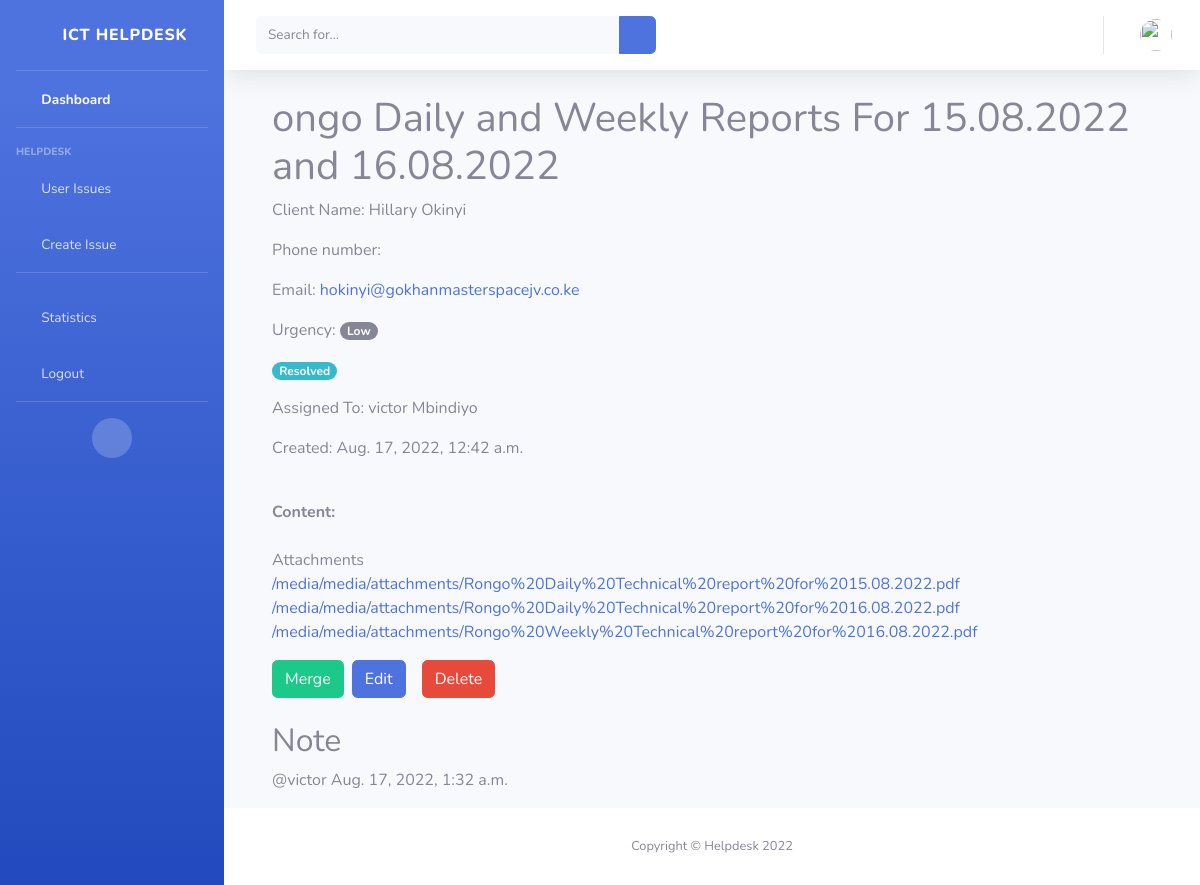
The page /ticket-detail/104/ (signed in) on the database its author committed.
### ticketapp/models.py (models this page shows, shortened)
class Ticket(models.Model):
    TICKET_SECTIONS = (
        ('Software', 'Software'),
        ('Hardware', 'Hardware'),
        ('Applications', 'Applications'),
        ('Infrastructure and Networking', 'Infrastructure and Networking'),
        ('Database', 'Database'),
        ('Technical', 'Technical'),
        ('HR', 'HR'),
        ('Administration', 'Administration'),
        ('Transport', 'Transport'),
        ('General', 'General'),
    )
    TICKET_URGENCY = (
        ('Low', 'Low'),
        ('Medium', 'Medium'),
        ('High', 'High'),
        ('Urgent', 'Urgent'),
    )
    TICKET_STATUSES = (
        ('Pending', 'Pending'),
        ('Resolved', 'Resolved'),
        ('Unsolved', 'Unsolved'),
    )
    user = models.ForeignKey(
        User, on_delete=models.CASCADE, null=True, blank=True)
    ticket_id = models.CharField(max_length=8, unique=True, blank=True)
    title = models.CharField(max_length=500)
    issue_description = models.TextField(max_length=25000)
    customer_full_name = models.CharField(
        max_length=200, null=True, blank=True)
    customer_phone_number = models.CharField(
        max_length=20, null=True, blank=True)
    customer_email = models.EmailField(
        max_length=40, default='info@tdbsoft.co.ke')
    ticket_section = models.CharField(
        max_length=30, choices=TICKET_SECTIONS, null=True, blank=True, default='General')
    ticket_priority = models.CharField(
        max_length=100, null=True, blank=True, default="Low")
    completed_status = models.BooleanField(default=False)
    assigned_to = models.ForeignKey(
        User, on_delete=models.CASCADE, related_name='assigned_to', null=True, blank=True)
    resolved_by = models.ForeignKey(
        User, on_delete=models.CASCADE, related_name='resolved_by', null=True, blank=True)
    created_date = models.DateTimeField(auto_now_add=True, null=True)
    resolved_date = models.DateTimeField(null=True, blank=True)

class MediaFiles(models.Model):
    ticket = models.ForeignKey(
        'Ticket', on_delete=models.CASCADE, null=True, blank=True)
    file = models.FileField(upload_to='attachments')
    def __str__(self):
        return self.file.url or None
    class Meta:
        verbose_name_plural = 'Attachments'

class Comment(models.Model):
    ticket = models.ForeignKey(Ticket, on_delete=models.CASCADE)
    user = models.ForeignKey(User, on_delete=models.CASCADE)
    text = models.CharField(max_length=500)
    created_date = models.DateTimeField(null=True, auto_now_add=True)

### ticketapp/views.py (the view)
class TicketDetailView(LoginRequiredMixin, generic.DetailView):
    model = Ticket
    def get_context_data(self, **kwargs):
        context = super().get_context_data(**kwargs)
        context['comments'] = Comment.objects.filter(
            ticket=self.get_object()).order_by('-created_date')
        return context

### ticketapp/templates/ticketapp/ticket_detail.html (shortened to what this page needs)
{% extends 'ticketapp/base.html' %} {% block content %}
<div class="container">
  <h1>{{object.title}}</h1>
  <p>Client Name: {{object.customer_full_name}}</p>
  <p>Phone number: {{object.customer_phone_number}}</p>
  <p>
    Email:
    <a href="mailto:{{object.customer_email}}">{{object.customer_email}}</a>
  </p>
  <p>
    Urgency:
    <span
      class="badge badge-pill {% if object.ticket_priority == 'Urgent' %} bg-danger {% elif object.ticket_priority == 'Medium' %} bg-warning {% else %} bg-secondary {% endif %} text-white"
      >{{object.ticket_priority}}</span
    >
  </p>
  {% if object.completed_status %}
  <p class="badge badge-pill bg-info text-white">Resolved</p>
  {% else %}
  <p class="badge badge-pill bg-danger text-white">Unresolved</p>
  {% endif %}
  <p>
    Assigned To:
    {{object.assigned_to.username}}&nbsp;{{object.assigned_to.last_name}}
  </p>
  <p>Created: {{object.created_date}}</p>
  <br />
  <p>
    <b>Content:</b><br />{{object.issue_description}}
    <br />
    {% if object.mediafiles_set.all|length > 0 %}
    <span
      >Attachments <br />{% for item in object.mediafiles_set.all %}
      <a href="{{item}}" class="img-fluid">{{item}}</a>
      {% endfor %}
    </span>
    {% endif %}
  </p>
</div>
<div class="container d-flex mt-2">
  {% if user.is_staff %} {% if object.completed_status != True %}
  <button
    type="button"
    class="btn btn-success"
    data-bs-toggle="modal"
    data-bs-target="#markResolvedModal"
  >
    Ressolve
  </button>
  {% elif object.completed_status == True %}
  <button
    type="button"
    class="btn btn-success"
    data-bs-toggle="modal"
    data-bs-target="#markResolvedModal"
  >
    Merge
  </button>
  {% endif %} {% endif %}
  <a
    href="{% url 'ticketapp:update-ticket' pk=object.pk %}"
    class="btn btn-primary mx-2"
    >Edit</a
  >
  <a
    href="{% url 'ticketapp:delete-ticket' pk=object.pk %}"
    class="btn btn-danger mx-2"
    >Delete</a
  >
</div>
{% if comments %}
<div class="container mt-4">
  <h2>Note</h2>
  {% for comment in comments %}
  <div class="bg-light mt-2 mb-2">
    <p class="text-secondary">
      @{{comment.user.username}} {{comment.created_date}}
    </p>
  </div>
  {% endfor %}
</div>
{% endif %}
{% endblock content %}

### rows shown on the page
Ticket: title "ongo Daily and Weekly Reports For 15.08.2022 and 16.08.2022", customer_full_name "Hillary Okinyi", customer_email "hokinyi@gokhanmasterspacejv.co.ke", ticket_priority "Low", assigned_to.username "victor", assigned_to.last_name "Mbindiyo", created_date "Aug. 17, 2022, 12:42 a.m."
MediaFiles: file "/media/media/attachments/Rongo%20Daily%20Technical%20report%20for%2015.08.2022.pdf"
MediaFiles: file "/media/media/attachments/Rongo%20Daily%20Technical%20report%20for%2016.08.2022.pdf"
MediaFiles: file "/media/media/attachments/Rongo%20Weekly%20Technical%20report%20for%2016.08.2022.pdf"
Comment: user.username "victor", created_date "Aug. 17, 2022, 1:32 a.m."
